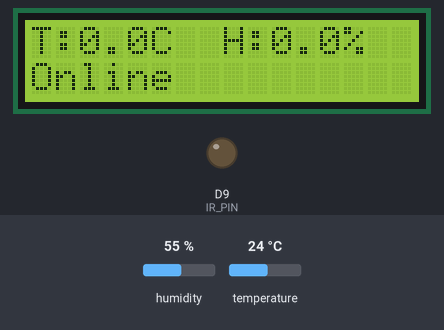
Simulated run of this program. Board: Arduino Uno R4 WiFi. On the bench: 16×2 character LCD, output pins drawn as LEDs (lit = HIGH). The test bench sets the inputs (shaded band); at power-on: humidity 55 %, temperature 24 °C. WiFi joins after 1.5 s; servers stay silent unless stated; no MQTT or app messages arrive unless stated; not simulated (calls return 0 or success): secrets.h; what the program prints to the serial monitor is not drawn.

Above: at 5.6 s.
5.7 s: humidity set to 22 %
At 10.4 s:
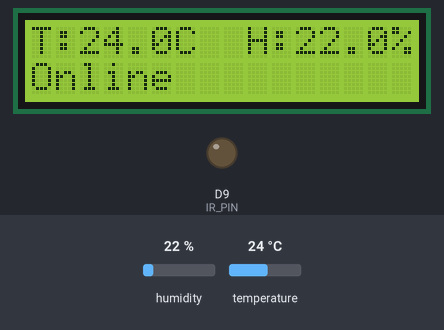
11.5 s: temperature set to 12 °C
At 20.5 s:
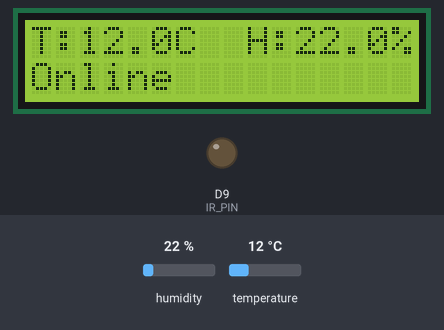
23.0 s: humidity set to 40 %
At 30.3 s:
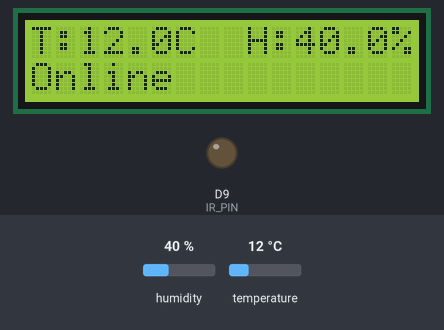
33.0 s: temperature set to 19 °C
At 40.7 s:
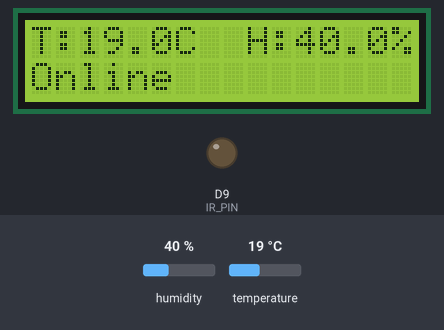
Timing chart, 0 to 42.2 s (numbered marks = the images above; inputs shaded):
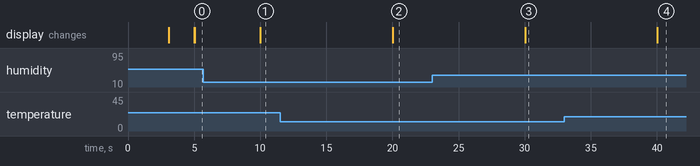

Measured:
- after the input at 5.7 s, the display: changes after 4.3 s (image 1)
- after the input at 11.5 s, the display: changes after 8.5 s (image 2)
- after the input at 23.0 s, the display: changes after 7.0 s (image 3)
- after the input at 33.0 s, the display: changes after 7.0 s (image 4)

The program:

main.cpp
```cpp
#include <Arduino.h>
#include <WiFiS3.h>
#include <PubSubClient.h>
#include <Adafruit_Sensor.h>
#include <Adafruit_BME280.h>
#include <LiquidCrystal.h>
#include <WDT.h>
#include "secrets.h"
#include "ac_commands.h"

#define IR_PIN 9

const int rs = 12, en = 11, d4 = 5, d5 = 4, d6 = 3, d7 = 2;
LiquidCrystal lcd(rs, en, d4, d5, d6, d7);

const char* ssid = WIFI_SSID;
const char* pass = WIFI_PASS;
const char* mqtt_server = MQTT_SERVER;

const char* mqtt_user = MQTT_USER;
const char* mqtt_pass = MQTT_PASS;

const char* topic_health_rssi = "home/sensors/home-living/health/wifi_rssi";
const char* topic_health_uptime = "home/sensors/home-living/health/uptime_s";
const unsigned long health_publish_interval = 30000;
const unsigned long bme_publish_interval = 10000;
const unsigned long mqtt_reconnect_interval = 5000;

unsigned long lastHealthMsg = 0;
unsigned long lastBmeMsg = 0;
unsigned long lastMqttReconnectAttempt = 0;

int status = WL_IDLE_STATUS;

float currentTemp = 0.0;
float currentHum = 0.0;
String lastExecutedCommand = "None";
String systemStatus = "Booting...";

// Initialize WiFi and MQTT clients with TLS support
WiFiSSLClient wifiClient;
PubSubClient client(wifiClient);
Adafruit_BME280 bme;

bool shouldSendIR = false;
String pendingCommand = "";

void sendMitsubishiAC(uint32_t* targetArray);
void updateDisplay();

struct CommandMapping {
    const char* name;
    uint32_t* payload;
};

#define MAP_CMD(cmd_name) {#cmd_name, cmd_name}

static CommandMapping kCommandMappings[] = {
    MAP_CMD(ac_off),
    MAP_CMD(ac_cool_25), MAP_CMD(ac_cool_25_high), MAP_CMD(ac_cool_25_eco),
    MAP_CMD(ac_cool_24), MAP_CMD(ac_cool_24_high), MAP_CMD(ac_cool_24_eco),
    MAP_CMD(ac_cool_23), MAP_CMD(ac_cool_23_high), MAP_CMD(ac_cool_23_eco),
    MAP_CMD(ac_cool_22), MAP_CMD(ac_cool_22_high), MAP_CMD(ac_cool_22_eco),
    MAP_CMD(ac_cool_21), MAP_CMD(ac_cool_21_high), MAP_CMD(ac_cool_21_eco),
    MAP_CMD(ac_cool_20), MAP_CMD(ac_cool_20_high), MAP_CMD(ac_cool_20_eco),
    MAP_CMD(ac_cool_19), MAP_CMD(ac_cool_19_high), MAP_CMD(ac_cool_19_eco),
    MAP_CMD(ac_cool_18), MAP_CMD(ac_cool_18_high), MAP_CMD(ac_cool_18_eco),
    MAP_CMD(ac_heat_30), MAP_CMD(ac_heat_30_high), MAP_CMD(ac_heat_30_eco),
    MAP_CMD(ac_heat_29), MAP_CMD(ac_heat_29_high), MAP_CMD(ac_heat_29_eco),
    MAP_CMD(ac_heat_28), MAP_CMD(ac_heat_28_high), MAP_CMD(ac_heat_28_eco),
    MAP_CMD(ac_heat_27), MAP_CMD(ac_heat_27_high), MAP_CMD(ac_heat_27_eco),
    MAP_CMD(ac_heat_26), MAP_CMD(ac_heat_26_high), MAP_CMD(ac_heat_26_eco),
    MAP_CMD(ac_heat_25), MAP_CMD(ac_heat_25_high), MAP_CMD(ac_heat_25_eco),
    MAP_CMD(ac_heat_24), MAP_CMD(ac_heat_24_high), MAP_CMD(ac_heat_24_eco),
    MAP_CMD(ac_heat_23), MAP_CMD(ac_heat_23_high), MAP_CMD(ac_heat_23_eco),
    MAP_CMD(ac_heat_22), MAP_CMD(ac_heat_22_high), MAP_CMD(ac_heat_22_eco),
    MAP_CMD(ac_heat_21), MAP_CMD(ac_heat_21_high), MAP_CMD(ac_heat_21_eco),
    MAP_CMD(ac_heat_20), MAP_CMD(ac_heat_20_high), MAP_CMD(ac_heat_20_eco),
    MAP_CMD(ac_dry_26),  MAP_CMD(ac_dry_26_eco),
    MAP_CMD(ac_dry_25),  MAP_CMD(ac_dry_25_eco),
    MAP_CMD(ac_dry_24),  MAP_CMD(ac_dry_24_eco),
    MAP_CMD(ac_dry_23),  MAP_CMD(ac_dry_23_eco),
    MAP_CMD(ac_dry_22),  MAP_CMD(ac_dry_22_eco),
    MAP_CMD(ac_auto_p_6), MAP_CMD(ac_auto_p_5), MAP_CMD(ac_auto_p_4),
    MAP_CMD(ac_auto_p_3), MAP_CMD(ac_auto_p_2), MAP_CMD(ac_auto_p_1),
    MAP_CMD(ac_auto_p_0), MAP_CMD(ac_auto_m_1), MAP_CMD(ac_auto_m_2),
    MAP_CMD(ac_auto_m_3), MAP_CMD(ac_auto_m_4), MAP_CMD(ac_auto_m_5),
    MAP_CMD(ac_auto_m_6)
};

#undef MAP_CMD
const size_t kCommandMappingsCount = sizeof(kCommandMappings) / sizeof(kCommandMappings[0]);

void determineCommandFromMQTT(const char* command) {
    String normalizedCommand = command == nullptr ? "" : String(command);
    normalizedCommand.trim();

    if (normalizedCommand.length() == 0) {
        Serial.println("Received empty command.");
        client.publish("home/sensors/home-living/status", "EMPTY COMMAND");
        return;
    }

    for (size_t i = 0; i < kCommandMappingsCount; i++) {
        if (normalizedCommand.equals(kCommandMappings[i].name)) {
            sendMitsubishiAC(kCommandMappings[i].payload);
            lastExecutedCommand = normalizedCommand;
            if (lastExecutedCommand.startsWith("ac_")) {
                lastExecutedCommand = lastExecutedCommand.substring(3);
            }
            Serial.println("Signal sent for: " + normalizedCommand);
            return;
        }
    }

    Serial.println("Unknown command received: " + normalizedCommand);
    client.publish("home/sensors/home-living/status", "UNKNOWN COMMAND");
}

void pulse38kHz(uint32_t microSeconds) {
    uint32_t endTime = micros() + microSeconds;
    while (micros() < endTime) {
        digitalWrite(IR_PIN, HIGH);
        delayMicroseconds(12);
        digitalWrite(IR_PIN, LOW);
        delayMicroseconds(12);
    }
}

void sendMitsubishiAC(uint32_t* targetArray) {
    pulse38kHz(3200);
    delayMicroseconds(1600);

    for (int i = 0; i < 88; i++) {
        int arrayIndex = i / 32;
        int bitIndex   = i % 32;
        bool bitValue  = (targetArray[arrayIndex] >> bitIndex) & 1;

        pulse38kHz(400);
        if (bitValue) {
            delayMicroseconds(1200);
        } else {
            delayMicroseconds(400);
        }
    }

    pulse38kHz(400);
    digitalWrite(IR_PIN, LOW);
}

void publishHealthMetrics() {
    if (!client.connected()) return;

    long rssi = WiFi.RSSI();
    unsigned long uptimeSeconds = millis() / 1000;

    char rssiStr[10];
    char uptimeStr[20];
    snprintf(rssiStr, sizeof(rssiStr), "%ld", rssi);
    snprintf(uptimeStr, sizeof(uptimeStr), "%lu", uptimeSeconds);

    client.publish(topic_health_rssi, rssiStr);
    client.publish(topic_health_uptime, uptimeStr);
}

void mqttCallback(char* topic, byte* payload, unsigned int length) {
    pendingCommand = "";
    for (unsigned int i = 0; i < length; i++) {
        pendingCommand += (char)payload[i];
    }
    pendingCommand.trim();
    shouldSendIR = true;
    Serial.println("Received command: " + pendingCommand);
}

bool tryMQTTConnect() {
    Serial.print("Attempting MQTT connection (TLS)...");
    systemStatus = "Conn MQTT...";
    updateDisplay();

    // Attempt to connect to the MQTT broker with TLS and authentication
    if (client.connect("ArduinoClient_LivingRoom", "add_your_username_here", "add_your_password_here")) {
        Serial.println("connected securely!");
        client.subscribe("home/sensors/home-living/ac_control");
        systemStatus = "Online";
        updateDisplay();
        return true;
    }
    Serial.print("failed, rc=");
    Serial.print(client.state());
    Serial.println(" will retry");
    systemStatus = "MQTT Err";
    updateDisplay();
    return false;
}

void handleNetworkReconnections() {
    if (WiFi.status() != WL_CONNECTED) {
        systemStatus = "WiFi Lost";
        updateDisplay();
        WiFi.disconnect();
        WiFi.begin(ssid, pass);
        return;
    }

    if (!client.connected()) {
        unsigned long currentMillis = millis();
        if (currentMillis - lastMqttReconnectAttempt > mqtt_reconnect_interval) {
            lastMqttReconnectAttempt = currentMillis;
            if (tryMQTTConnect()) {
                lastMqttReconnectAttempt = 0;
            }
        }
    } else {
        client.loop();
    }
}

void updateDisplay() {
    lcd.clear();

    lcd.setCursor(0, 0);
    lcd.print("T:");
    lcd.print(currentTemp, 1);
    lcd.print("C  H:");
    lcd.print(currentHum, 1);
    lcd.print("%");

    lcd.setCursor(0, 1);
    lcd.print(systemStatus);

    if (lastExecutedCommand != "None") {
        lcd.setCursor(8, 1);
        lcd.print("IR:");
        lcd.print(lastExecutedCommand.substring(0, 5));
    }
}

void setup() {
    Serial.begin(115200);
    pinMode(IR_PIN, OUTPUT);
    digitalWrite(IR_PIN, LOW);

    lcd.begin(16, 2);
    lcd.clear();
    lcd.setCursor(0, 0);
    lcd.print("Booting System...");

    systemStatus = "Conn WiFi...";
    updateDisplay();

    unsigned long bootWifiTimeout = millis();
    while (status != WL_CONNECTED) {
        status = WiFi.begin(ssid, pass);
        delay(1500);
        if (millis() - bootWifiTimeout > 15000) {
            break;
        }
    }

    if(WiFi.status() == WL_CONNECTED) {
        Serial.println("WiFi connected");
        systemStatus = "WiFi OK";
        updateDisplay();
    }

    if (!bme.begin(0x77)) {
        Serial.println("BME280 error! Checking alternative address...");
        if (!bme.begin(0x76)) {
            Serial.println("BME280 failure. Running without sensors.");
            systemStatus = "BME280 Err";
            updateDisplay();
        }
    }

    client.setServer(mqtt_server, 8883);
    client.setCallback(mqttCallback);

    WDT.begin(4000);
}

void loop() {
    WDT.refresh();
    handleNetworkReconnections();

    unsigned long currentMillis = millis();

    if (currentMillis - lastBmeMsg > bme_publish_interval) {
        lastBmeMsg = currentMillis;

        float t = bme.readTemperature();
        float h = bme.readHumidity();

        if (!isnan(t) && !isnan(h)) {
            currentTemp = t;
            currentHum = h;
            updateDisplay();

            if (client.connected()) {
                char msg[10];
                dtostrf(currentTemp, 1, 2, msg);
                client.publish("home/sensors/home-living/temp", msg);

                dtostrf(currentHum, 1, 2, msg);
                client.publish("home/sensors/home-living/humidity", msg);
            }
        }
    }

    if (currentMillis - lastHealthMsg > health_publish_interval) {
        lastHealthMsg = currentMillis;
        publishHealthMetrics();
        updateDisplay();
    }

    if (shouldSendIR) {
        shouldSendIR = false;

        String oldStatus = systemStatus;
        systemStatus = "TX IR...";
        updateDisplay();

        determineCommandFromMQTT(pendingCommand.c_str());

        if (client.connected()) {
            client.publish("home/sensors/home-living/status", "EXECUTED SUCCESSFULLY");
            systemStatus = "Online";
        } else {
            systemStatus = oldStatus;
        }
        updateDisplay();
    }
}
```

Source omitted: ac_commands.h (9738 bytes)
